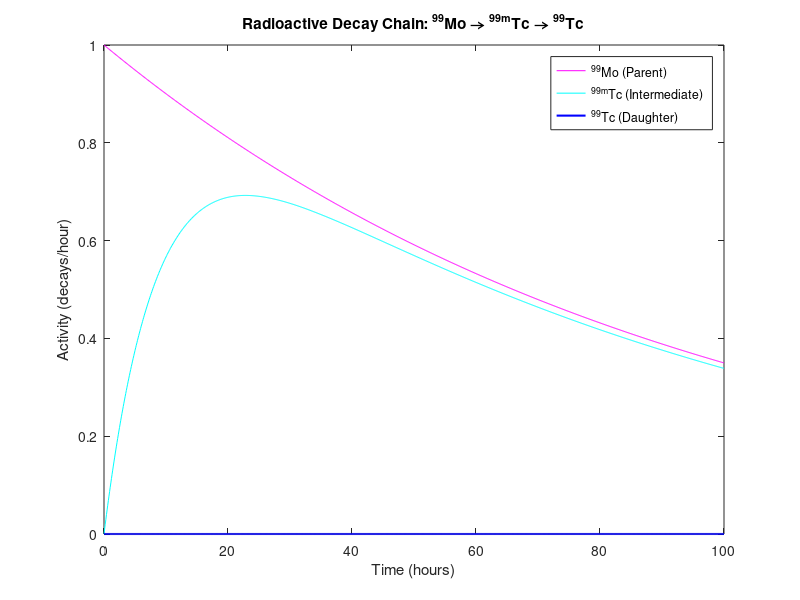

The MATLAB script that drew this image: (Note: this script raises an error after producing the figure.)
clc; clearvars; close all;

%% Decay constants (half-lives in hours)
lambda_Mo99  = log(2)/66;        % 99Mo
lambda_Tc99m = log(2)/6;         % 99mTc
lambda_Tc99  = log(2)/210000;    % 99Tc

%% ODE system for the decay chain
decayChain = @(t, N) [
    -lambda_Mo99 * N(1);                           % Mo-99
    0.88 * lambda_Mo99 * N(1) - lambda_Tc99m * N(2); % Tc-99m
    0.12 * lambda_Mo99 * N(1) - lambda_Tc99 * N(3)   % Tc-99
];

%% Initial conditions
N0 = [1/lambda_Mo99, 0, 0];   % Initial number of nuclei

%% Time span
tSpan = linspace(0, 100, 1000);  % hours

%% Solve the ODE system
[t, N] = ode45(decayChain, tSpan, N0);

%% Plot Activity vs Time (linear)
figure;
plot(t, lambda_Mo99*N(:,1), 'm', ...
     t, lambda_Tc99m*N(:,2), 'c', ...
     t, lambda_Tc99*N(:,3), 'b', 'LineWidth', 1.5);

xlabel('Time (hours)');
ylabel('Activity (decays/hour)');
legend('^{99}Mo (Parent)', '^{99m}Tc (Intermediate)', '^{99}Tc (Daughter)');
title('Radioactive Decay Chain: ^{99}Mo → ^{99m}Tc → ^{99}Tc');
subtitle('Transient Equilibrium Demonstration');
grid on;

%% Plot Number of Atoms (semilog)
figure;
semilogy(t, N(:,1), 'm', 'DisplayName', '^{99}Mo'); hold on;
semilogy(t, N(:,2), 'c', 'DisplayName', '^{99m}Tc');
semilogy(t, N(:,3), 'b', 'DisplayName', '^{99}Tc');

xlabel('Time (hours)');
ylabel('Relative Number of Atoms');
legend('show');
title('Radioactive Decay Chain of ^{99}Mo to ^{99}Tc');
subtitle('Transient Equilibrium');
grid on;
